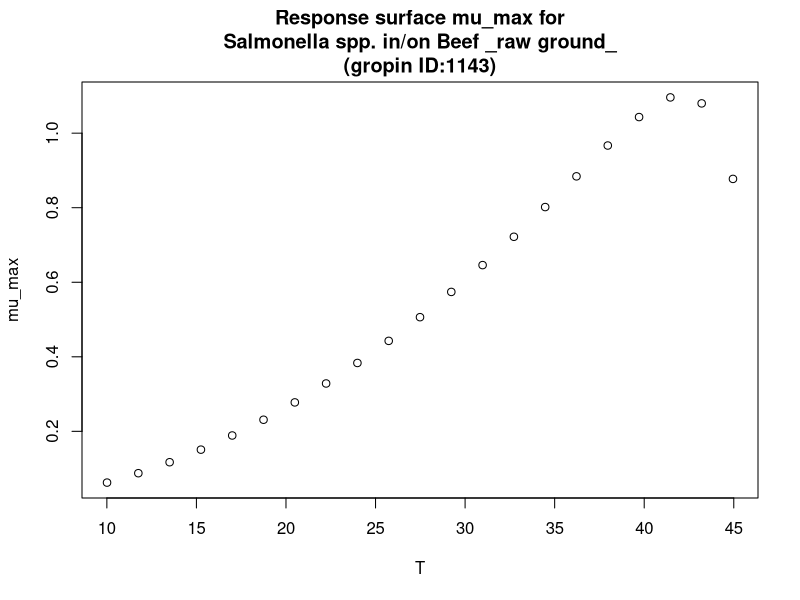

Write the R code that produced this figure.
#############################
# start of Parameter script
#############################
T <- seq(10.01,44.955044955045,length.out=21)
#############################
# end of Parameter script
#############################
############################# 
# start of Model script Gropin ID 1143 
#############################
 
# constant coefficients for this model
 
variables <- data.frame(T)
argumentsPar <- expand.grid(variables)
 
# heart of the model
response_surface <- function(T) {
   mumax <-6.98*(10^-4)*((T-0.55)^2)*(1-exp(0.506*(T-46.96)))

return(mumax=mumax)
} 

# output parameters
mumax <- cbind(argumentsPar,response_surface(argumentsPar['T']))
colnames(mumax) <- c(colnames(argumentsPar),'mumax')
#############################
# End of Model script
#############################
############################# 
# start of Visualisation script Gropin ID 1143 
#############################
plot(T,mumax$mumax,
                          xlab='T',
                          ylab='mu_max',main='Response surface mu_max for
Salmonella spp. in/on Beef _raw ground_
(gropin ID:1143)')
#############################
# End of Visualisation script
#############################
